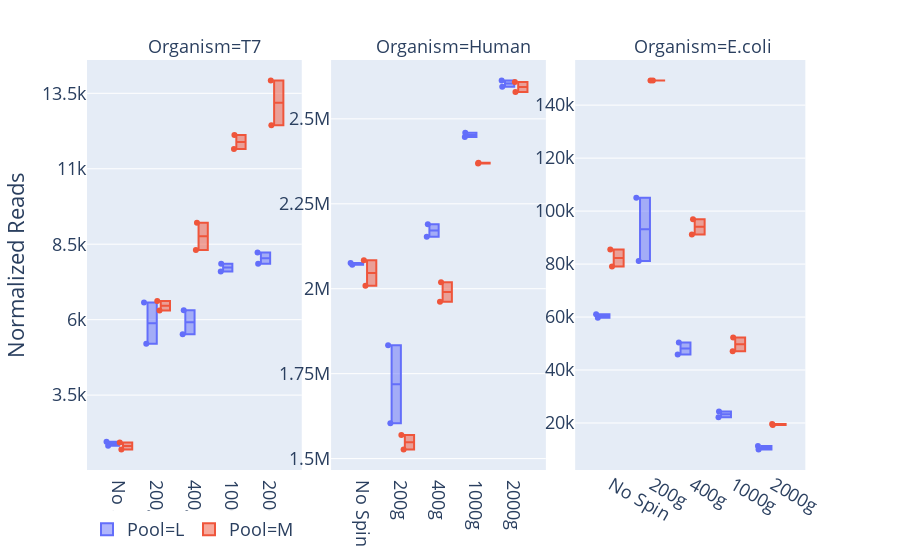

Notebook cell for this chart:
### Code cell
melt = pd.melt(
    merged[merged['sample'].isin(['No DNAse', 'supernatant'])],
    value_vars=['t7_normalized_reads', 'Human', 'ecoli_normalized_reads'],
    id_vars=['Accession', 'centrifugation', 'Pool'],
    value_name='Normalized Reads',
    var_name='Organism',
)
melt = melt.replace({
    't7_normalized_reads': 'T7',
    'ecoli_normalized_reads': 'E.coli',
    3: 'L',
    4: 'M'
})
# fig = px.box(melt[melt['Pool'] == 4], facet_col='Organism', y='Normalized Reads', x='centrifugation', hover_data=['Accession'], points='all')
fig = px.box(melt, facet_col='Organism', y='Normalized Reads', x='centrifugation', hover_data=['Accession'], points='all', color='Pool')
fig.update_layout(height=700, font=dict(size=18), legend_orientation='h')
fig.update_xaxes(title=None)
fig.layout.yaxis.update(matches=None, tick0=1e3, dtick=2.5e3)
fig.layout.yaxis2.update(matches=None, showticklabels=True, tick0=1.5e6, dtick=0.25e6)
fig.layout.yaxis3.update(matches=None, showticklabels=True, tick0=60e3, dtick=20e3)
fig.layout.xaxis.update(domain=[0, 0.293])
fig.layout.xaxis2.update(domain=[0.333, 0.626])
fig.layout.xaxis3.update(domain=[0.666, 0.98])
fig.show()

### Figure 1 — Plotly figure (JSON) as saved in the notebook; plotly's stock layout.template omitted (floating-point values rounded to 4 significant figures)
{"data": [{"alignmentgroup": "True", "boxpoints": "all", "customdata": [["IDBD-D100970"], ["IDBD-D100971"], ["IDBD-D100982"], ["IDBD-D100983"], ["IDBD-D100990"], ["IDBD-D100991"], ["IDBD-D100998"], ["IDBD-D100999"], ["IDBD-D101006"], ["IDBD-D101007"]], "hoverlabel": {"namelength": 0}, "hovertemplate": "Pool=L<br>Organism=T7<br>centrifugation=%{x}<br>Normalized Reads=%{y}<br>Accession=%{customdata[0]}", "legendgroup": "Pool=L", "marker": {"color": "#636efa"}, "name": "Pool=L", "notched": false, "offsetgroup": "Pool=L", "orientation": "v", "showlegend": true, "type": "box", "x": ["No Spin", "No Spin", "200g", "200g", "400g", "400g", "1000g", "1000g", "2000g", "2000g"], "x0": " ", "xaxis": "x", "y": [1958.0, 1822.0, 6567.0, 5201.0, 6312.0, 5515.0, 7595.0, 7854.0, 8225.0, 7851.0], "y0": " ", "yaxis": "y"}, {"alignmentgroup": "True", "boxpoints": "all", "customdata": [["IDBD-D100970"], ["IDBD-D100971"], ["IDBD-D100982"], ["IDBD-D100983"], ["IDBD-D100990"], ["IDBD-D100991"], ["IDBD-D100998"], ["IDBD-D100999"], ["IDBD-D101006"], ["IDBD-D101007"]], "hoverlabel": {"namelength": 0}, "hovertemplate": "Pool=L<br>Organism=Human<br>centrifugation=%{x}<br>Normalized Reads=%{y}<br>Accession=%{customdata[0]}", "legendgroup": "Pool=L", "marker": {"color": "#636efa"}, "name": "Pool=L", "notched": false, "offsetgroup": "Pool=L", "orientation": "v", "showlegend": false, "type": "box", "x": ["No Spin", "No Spin", "200g", "200g", "400g", "400g", "1000g", "1000g", "2000g", "2000g"], "x0": " ", "xaxis": "x2", "y": [2071000.0, 2076000.0, 1604000.0, 1833000.0, 2153000.0, 2190000.0, 2459000.0, 2446000.0, 2595000.0, 2613000.0], "y0": " ", "yaxis": "y2"}, {"alignmentgroup": "True", "boxpoints": "all", "customdata": [["IDBD-D100970"], ["IDBD-D100971"], ["IDBD-D100982"], ["IDBD-D100983"], ["IDBD-D100990"], ["IDBD-D100991"], ["IDBD-D100998"], ["IDBD-D100999"], ["IDBD-D101006"], ["IDBD-D101007"]], "hoverlabel": {"namelength": 0}, "hovertemplate": "Pool=L<br>Organism=E.coli<br>centrifugation=%{x}<br>Normalized Reads=%{y}<br>Accession=%{customdata[0]}", "legendgroup": "Pool=L", "marker": {"color": "#636efa"}, "name": "Pool=L", "notched": false, "offsetgroup": "Pool=L", "orientation": "v", "showlegend": false, "type": "box", "x": ["No Spin", "No Spin", "200g", "200g", "400g", "400g", "1000g", "1000g", "2000g", "2000g"], "x0": " ", "xaxis": "x3", "y": [61060.0, 59750.0, 105000.0, 81200.0, 50420.0, 45890.0, 22210.0, 24380.0, 9993.0, 11280.0], "y0": " ", "yaxis": "y3"}, {"alignmentgroup": "True", "boxpoints": "all", "customdata": [["IDBD-D100972"], ["IDBD-D100973"], ["IDBD-D100984"], ["IDBD-D100985"], ["IDBD-D100992"], ["IDBD-D100993"], ["IDBD-D101000"], ["IDBD-D101001"], ["IDBD-D101008"], ["IDBD-D101009"]], "hoverlabel": {"namelength": 0}, "hovertemplate": "Pool=M<br>Organism=T7<br>centrifugation=%{x}<br>Normalized Reads=%{y}<br>Accession=%{customdata[0]}", "legendgroup": "Pool=M", "marker": {"color": "#EF553B"}, "name": "Pool=M", "notched": false, "offsetgroup": "Pool=M", "orientation": "v", "showlegend": true, "type": "box", "x": ["No Spin", "No Spin", "200g", "200g", "400g", "400g", "1000g", "1000g", "2000g", "2000g"], "x0": " ", "xaxis": "x", "y": [1927.0, 1698.0, 6305.0, 6623.0, 8310.0, 9209.0, 11660.0, 12120.0, 12450.0, 13920.0], "y0": " ", "yaxis": "y"}, {"alignmentgroup": "True", "boxpoints": "all", "customdata": [["IDBD-D100972"], ["IDBD-D100973"], ["IDBD-D100984"], ["IDBD-D100985"], ["IDBD-D100992"], ["IDBD-D100993"], ["IDBD-D101000"], ["IDBD-D101001"], ["IDBD-D101008"], ["IDBD-D101009"]], "hoverlabel": {"namelength": 0}, "hovertemplate": "Pool=M<br>Organism=Human<br>centrifugation=%{x}<br>Normalized Reads=%{y}<br>Accession=%{customdata[0]}", "legendgroup": "Pool=M", "marker": {"color": "#EF553B"}, "name": "Pool=M", "notched": false, "offsetgroup": "Pool=M", "orientation": "v", "showlegend": false, "type": "box", "x": ["No Spin", "No Spin", "200g", "200g", "400g", "400g", "1000g", "1000g", "2000g", "2000g"], "x0": " ", "xaxis": "x2", "y": [2009000.0, 2084000.0, 1527000.0, 1569000.0, 2019000.0, 1962000.0, 2371000.0, 2369000.0, 2579000.0, 2609000.0], "y0": " ", "yaxis": "y2"}, {"alignmentgroup": "True", "boxpoints": "all", "customdata": [["IDBD-D100972"], ["IDBD-D100973"], ["IDBD-D100984"], ["IDBD-D100985"], ["IDBD-D100992"], ["IDBD-D100993"], ["IDBD-D101000"], ["IDBD-D101001"], ["IDBD-D101008"], ["IDBD-D101009"]], "hoverlabel": {"namelength": 0}, "hovertemplate": "Pool=M<br>Organism=E.coli<br>centrifugation=%{x}<br>Normalized Reads=%{y}<br>Accession=%{customdata[0]}", "legendgroup": "Pool=M", "marker": {"color": "#EF553B"}, "name": "Pool=M", "notched": false, "offsetgroup": "Pool=M", "orientation": "v", "showlegend": false, "type": "box", "x": ["No Spin", "No Spin", "200g", "200g", "400g", "400g", "1000g", "1000g", "2000g", "2000g"], "x0": " ", "xaxis": "x3", "y": [85500.0, 79060.0, 149300.0, 149300.0, 91180.0, 96910.0, 52250.0, 47130.0, 19270.0, 19590.0], "y0": " ", "yaxis": "y3"}], "layout": {"annotations": [{"font": {}, "showarrow": false, "text": "Organism=T7", "x": 0.16, "xanchor": "center", "xref": "paper", "y": 1, "yanchor": "bottom", "yref": "paper"}, {"font": {}, "showarrow": false, "text": "Organism=Human", "x": 0.5, "xanchor": "center", "xref": "paper", "y": 1, "yanchor": "bottom", "yref": "paper"}, {"font": {}, "showarrow": false, "text": "Organism=E.coli", "x": 0.84, "xanchor": "center", "xref": "paper", "y": 1, "yanchor": "bottom", "yref": "paper"}], "autosize": true, "boxmode": "group", "font": {"size": 18}, "legend": {"orientation": "h", "tracegroupgap": 0}, "margin": {"t": 60}, "xaxis": {"anchor": "y", "autorange": true, "domain": [0, 0.293], "range": [-0.862, 4.782], "title": {}, "type": "category"}, "xaxis2": {"anchor": "y2", "autorange": true, "domain": [0.333, 0.626], "matches": "x", "range": [-0.862, 4.782], "title": {}, "type": "category"}, "xaxis3": {"anchor": "y3", "autorange": true, "domain": [0.666, 0.98], "matches": "x", "range": [-0.862, 4.782], "title": {}, "type": "category"}, "yaxis": {"anchor": "x", "autorange": true, "domain": [0, 1], "dtick": 2500, "range": [1019.0, 14600.0], "tick0": 1000, "title": {"text": "Normalized Reads"}, "type": "linear"}, "yaxis2": {"anchor": "x2", "autorange": true, "domain": [0, 1], "dtick": 250000, "range": [1466000.0, 2673000.0], "showticklabels": true, "tick0": 1500000, "type": "linear"}, "yaxis3": {"anchor": "x3", "autorange": true, "domain": [0, 1], "dtick": 20000, "range": [2254.0, 157000.0], "showticklabels": true, "tick0": 60000, "type": "linear"}}}
